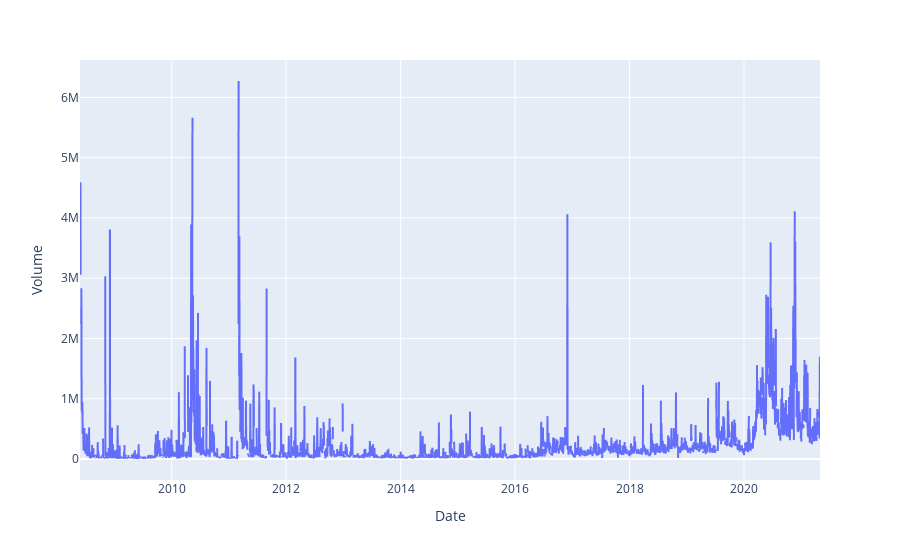

The cell this chart's notebook holds for it:
### Markdown cell above
# Date vs Volume plot

### Code cell
sb.set_theme()
sb.set(rc={'figure.figsize':(15,8)})
fig = px.line(df, x='Date', y="Volume")
fig.show()

### Figure 1 — Plotly figure (JSON) as saved in the notebook; plotly's stock layout.template omitted (floating-point values rounded to 4 significant figures; data arrays with more than 128 entries replaced by an {"elided": "..."} marker saying what was removed)
{"data": [{"hovertemplate": "Date=%{x}<br>Volume=%{y}<extra></extra>", "legendgroup": "", "line": {"color": "#636efa", "dash": "solid"}, "marker": {"symbol": "circle"}, "mode": "lines", "name": "", "showlegend": false, "type": "scattergl", "x": {"elided": "4723 str values"}, "xaxis": "x", "y": {"elided": "4723 int values"}, "yaxis": "y"}], "layout": {"legend": {"tracegroupgap": 0}, "margin": {"t": 60}, "xaxis": {"anchor": "y", "domain": [0, 1], "title": {"text": "Date"}}, "yaxis": {"anchor": "x", "domain": [0, 1], "title": {"text": "Volume"}}}}
